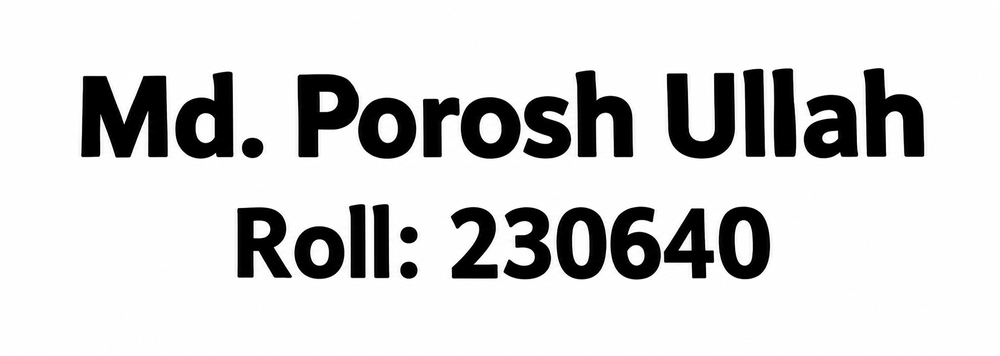
#> input picture porosh.png, 1000 x 356 px, shrunk from 2103 x 748 before the run
$ python 6_character_segment.py
#> lines starting #> are read from the running program, lines starting #| are printed output that depends on the picture; after the words box and inside, x2 and y2 are one past the last pixel; in counts of white or black regions, pixels touching at a corner belong together
import cv2
import matplotlib.pyplot as plt

img = cv2.imread("porosh.png", 0)
#> img: shape (356, 1000); min 0, max 255, mean 214.3

_, binary = cv2.threshold(img, 0, 255,cv2.THRESH_BINARY_INV + cv2.THRESH_OTSU)
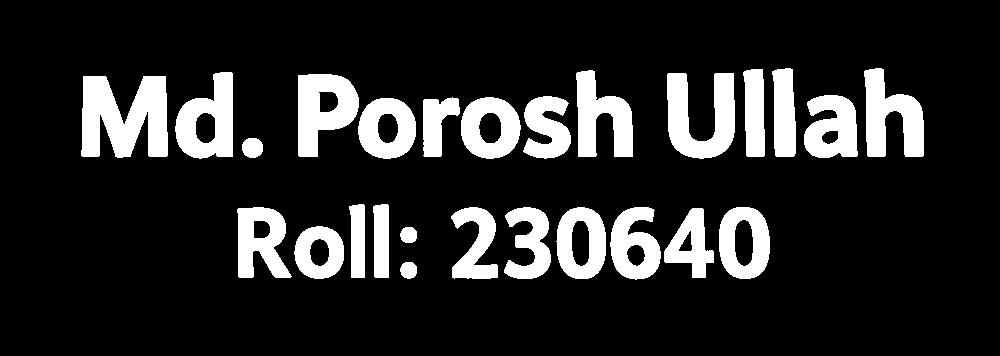
#> binary: shape (356, 1000); 15.6% white; 26 white regions

contours, _ = cv2.findContours(binary, cv2.RETR_EXTERNAL,cv2.CHAIN_APPROX_SIMPLE)
#> contours = 26 contours; largest, box (x1, y1, x2, y2) and area: (81, 76, 168, 158) 4937, (175, 72, 233, 159) 3491, (298, 74, 359, 157) 3481, (667, 73, 735, 159) 3416, (864, 68, 924, 157) 3014

output = cv2.cvtColor(img, cv2.COLOR_GRAY2BGR)
chars = []

for c in contours:
    x, y, w, h = cv2.boundingRect(c)
    if w > 5 and h > 10:
        chars.append((x, y, w, h))
#> this loop made 26 passes
#> (x, y, w, h) on passes 1 to 12: (400, 262, 17, 17), (400, 227, 17, 16), (294, 226, 50, 53), (664, 208, 50, 70), (719, 207, 51, 72), (610, 207, 51, 73), (556, 207, 50, 72), (504, 207, 47, 72), (451, 207, 47, 72), (237, 207, 55, 71), (373, 204, 16, 74), (349, 204, 16, 74)
#> after the loop, chars = 26 items, first 6: (400, 262, 17, 17), (400, 227, 17, 16), (294, 226, 50, 53), (664, 208, 50, 70), (719, 207, 51, 72), (610, 207, 51, 73)

chars.sort(key=lambda a: a[0])

for x, y, w, h in chars:
    cv2.rectangle(output, (x, y), (x+w, y+h), (0, 255, 0), 2)
#> this loop made 26 passes
#> (x, y, w, h) on passes 1 to 12: (81, 76, 87, 82), (175, 72, 58, 87), (237, 207, 55, 71), (242, 138, 21, 20), (294, 226, 50, 53), (298, 74, 61, 83), (349, 204, 16, 74), (358, 98, 58, 61), (373, 204, 16, 74), (400, 262, 17, 17), (400, 227, 17, 16), (423, 97, 37, 60)
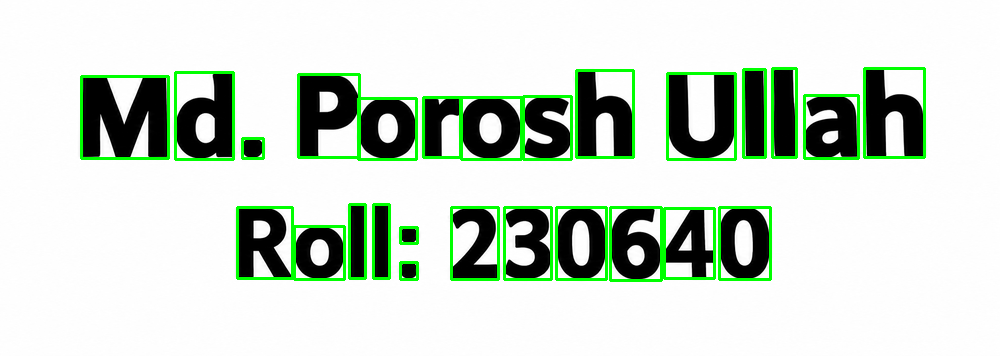
#> output: shape (356, 1000, 3); mean B, G, R 204.2, 216.5, 204.2

print("Total Characters:", len(chars))
#| Total Characters: 26

plt.subplot(131)
plt.imshow(img, cmap="gray")
plt.title("Original")
plt.axis("off")

plt.subplot(132)
plt.imshow(binary, cmap="gray")
plt.title("Binary")
plt.axis("off")

plt.subplot(133)
plt.imshow(cv2.cvtColor(output, cv2.COLOR_BGR2RGB))
plt.title("Character Segmentation")
plt.axis("off")

plt.show()
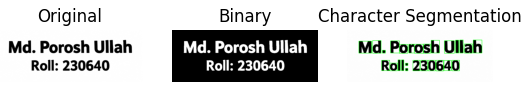
#> figure drawn by matplotlib, 3 panels
